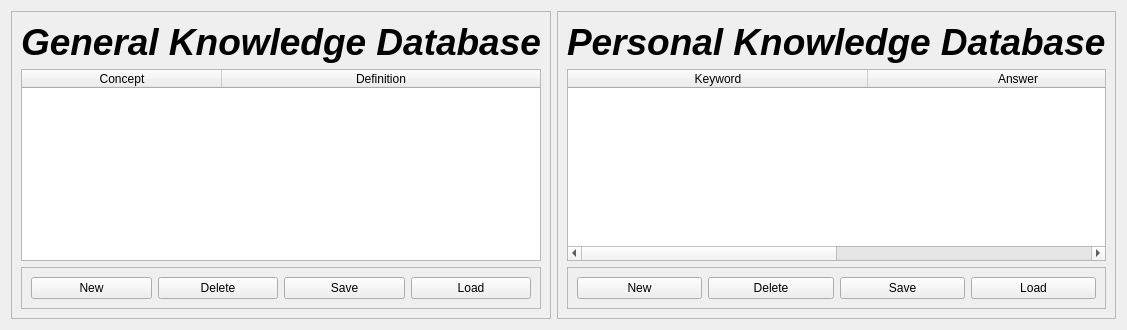
      <widget class="QWidget" name="tab_8">
       <attribute name="title">
        <string>Knowledge</string>
       </attribute>
       <layout class="QHBoxLayout" name="horizontalLayout_7">
        <item>
         <widget class="QFrame" name="frame_39">
          <property name="maximumSize">
           <size>
            <width>100000</width>
            <height>10000</height>
           </size>
          </property>
          <property name="frameShape">
           <enum>QFrame::StyledPanel</enum>
          </property>
          <property name="frameShadow">
           <enum>QFrame::Raised</enum>
          </property>
          <layout class="QVBoxLayout" name="verticalLayout_3">
           <item>
            <widget class="QLabel" name="label_66">
             <property name="font">
              <font>
               <family>Ubuntu</family>
               <pointsize>28</pointsize>
               <weight>75</weight>
               <italic>true</italic>
               <bold>true</bold>
              </font>
             </property>
             <property name="text">
              <string>General Knowledge Database</string>
             </property>
            </widget>
           </item>
           <item>
            <widget class="QTableWidget" name="knowledge_general_table">
             <property name="alternatingRowColors">
              <bool>true</bool>
             </property>
             <property name="sortingEnabled">
              <bool>true</bool>
             </property>
             <attribute name="horizontalHeaderCascadingSectionResizes">
              <bool>true</bool>
             </attribute>
             <attribute name="horizontalHeaderDefaultSectionSize">
              <number>200</number>
             </attribute>
             <attribute name="horizontalHeaderMinimumSectionSize">
              <number>100</number>
             </attribute>
             <attribute name="horizontalHeaderShowSortIndicator" stdset="0">
              <bool>true</bool>
             </attribute>
             <attribute name="horizontalHeaderStretchLastSection">
              <bool>true</bool>
             </attribute>
             <attribute name="verticalHeaderCascadingSectionResizes">
              <bool>true</bool>
             </attribute>
             <attribute name="verticalHeaderStretchLastSection">
              <bool>true</bool>
             </attribute>
             <column>
              <property name="text">
               <string>Concept</string>
              </property>
             </column>
             <column>
              <property name="text">
               <string>Definition</string>
              </property>
             </column>
            </widget>
           </item>
           <item>
            <widget class="QFrame" name="frame_40">
             <property name="frameShape">
              <enum>QFrame::StyledPanel</enum>
             </property>
             <property name="frameShadow">
              <enum>QFrame::Raised</enum>
             </property>
             <layout class="QHBoxLayout" name="horizontalLayout_5">
              <item>
               <widget class="QPushButton" name="know_gen_button_new">
                <property name="text">
                 <string>New</string>
                </property>
               </widget>
              </item>
              <item>
               <widget class="QPushButton" name="know_gen_button_del">
                <property name="text">
                 <string>Delete</string>
                </property>
               </widget>
              </item>
              <item>
               <widget class="QPushButton" name="know_gen_button_save">
                <property name="text">
                 <string>Save</string>
                </property>
               </widget>
              </item>
              <item>
               <widget class="QPushButton" name="know_gen_button_load">
                <property name="text">
                 <string>Load</string>
                </property>
               </widget>
              </item>
             </layout>
            </widget>
           </item>
          </layout>
         </widget>
        </item>
        <item>
         <widget class="QFrame" name="frame_41">
          <property name="maximumSize">
           <size>
            <width>100000</width>
            <height>10000</height>
           </size>
          </property>
          <property name="frameShape">
           <enum>QFrame::StyledPanel</enum>
          </property>
          <property name="frameShadow">
           <enum>QFrame::Raised</enum>
          </property>
          <layout class="QVBoxLayout" name="verticalLayout_20">
           <item>
            <widget class="QLabel" name="label_67">
             <property name="font">
              <font>
               <family>Ubuntu</family>
               <pointsize>28</pointsize>
               <weight>75</weight>
               <italic>true</italic>
               <bold>true</bold>
              </font>
             </property>
             <property name="text">
              <string>Personal Knowledge Database</string>
             </property>
            </widget>
           </item>
           <item>
            <widget class="QTableWidget" name="knowledge_personal_table">
             <attribute name="horizontalHeaderDefaultSectionSize">
              <number>200</number>
             </attribute>
             <attribute name="horizontalHeaderMinimumSectionSize">
              <number>300</number>
             </attribute>
             <attribute name="horizontalHeaderShowSortIndicator" stdset="0">
              <bool>true</bool>
             </attribute>
             <attribute name="horizontalHeaderStretchLastSection">
              <bool>true</bool>
             </attribute>
             <column>
              <property name="text">
               <string>Keyword</string>
              </property>
             </column>
             <column>
              <property name="text">
               <string>Answer</string>
              </property>
             </column>
            </widget>
           </item>
           <item>
            <widget class="QFrame" name="frame_42">
             <property name="frameShape">
              <enum>QFrame::StyledPanel</enum>
             </property>
             <property name="frameShadow">
              <enum>QFrame::Raised</enum>
             </property>
             <layout class="QHBoxLayout" name="horizontalLayout_6">
              <item>
               <widget class="QPushButton" name="know_per_button_new">
                <property name="text">
                 <string>New</string>
                </property>
               </widget>
              </item>
              <item>
               <widget class="QPushButton" name="know_per_button_del">
                <property name="text">
                 <string>Delete</string>
                </property>
               </widget>
              </item>
              <item>
               <widget class="QPushButton" name="know_per_button_save">
                <property name="text">
                 <string>Save</string>
                </property>
               </widget>
              </item>
              <item>
               <widget class="QPushButton" name="know_per_button_load">
                <property name="text">
                 <string>Load</string>
                </property>
               </widget>
              </item>
             </layout>
            </widget>
           </item>
          </layout>
         </widget>
        </item>
       </layout>
      </widget>
